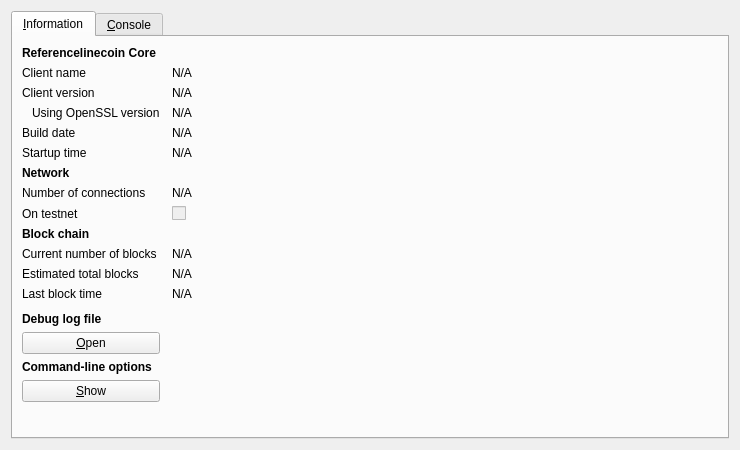
<?xml version="1.0" encoding="UTF-8"?>
<ui version="4.0">
 <class>RPCConsole</class>
 <widget class="QDialog" name="RPCConsole">
  <property name="geometry">
   <rect>
    <x>0</x>
    <y>0</y>
    <width>740</width>
    <height>450</height>
   </rect>
  </property>
  <property name="windowTitle">
   <string>Referencelinecoin - Debug window</string>
  </property>
  <layout class="QVBoxLayout" name="verticalLayout_2">
   <item>
    <widget class="QTabWidget" name="tabWidget">
     <property name="currentIndex">
      <number>0</number>
     </property>
     <widget class="QWidget" name="tab_info">
      <attribute name="title">
       <string>&amp;Information</string>
      </attribute>
      <layout class="QGridLayout" name="gridLayout" columnstretch="0,1">
       <property name="horizontalSpacing">
        <number>12</number>
       </property>
       <item row="0" column="0">
        <widget class="QLabel" name="label_9">
         <property name="font">
          <font>
           <weight>75</weight>
           <bold>true</bold>
          </font>
         </property>
         <property name="text">
          <string>Referencelinecoin Core</string>
         </property>
        </widget>
       </item>
       <item row="1" column="0">
        <widget class="QLabel" name="label_5">
         <property name="text">
          <string>Client name</string>
         </property>
        </widget>
       </item>
       <item row="1" column="1">
        <widget class="QLabel" name="clientName">
         <property name="cursor">
          <cursorShape>IBeamCursor</cursorShape>
         </property>
         <property name="text">
          <string>N/A</string>
         </property>
         <property name="textFormat">
          <enum>Qt::PlainText</enum>
         </property>
         <property name="textInteractionFlags">
          <set>Qt::LinksAccessibleByMouse|Qt::TextSelectableByKeyboard|Qt::TextSelectableByMouse</set>
         </property>
        </widget>
       </item>
       <item row="2" column="0">
        <widget class="QLabel" name="label_6">
         <property name="text">
          <string>Client version</string>
         </property>
        </widget>
       </item>
       <item row="2" column="1">
        <widget class="QLabel" name="clientVersion">
         <property name="cursor">
          <cursorShape>IBeamCursor</cursorShape>
         </property>
         <property name="text">
          <string>N/A</string>
         </property>
         <property name="textFormat">
          <enum>Qt::PlainText</enum>
         </property>
         <property name="textInteractionFlags">
          <set>Qt::LinksAccessibleByMouse|Qt::TextSelectableByKeyboard|Qt::TextSelectableByMouse</set>
         </property>
        </widget>
       </item>
       <item row="3" column="0">
        <widget class="QLabel" name="label_14">
         <property name="text">
          <string>Using OpenSSL version</string>
         </property>
         <property name="indent">
          <number>10</number>
         </property>
        </widget>
       </item>
       <item row="3" column="1">
        <widget class="QLabel" name="openSSLVersion">
         <property name="cursor">
          <cursorShape>IBeamCursor</cursorShape>
         </property>
         <property name="text">
          <string>N/A</string>
         </property>
         <property name="textFormat">
          <enum>Qt::PlainText</enum>
         </property>
         <property name="textInteractionFlags">
          <set>Qt::LinksAccessibleByMouse|Qt::TextSelectableByKeyboard|Qt::TextSelectableByMouse</set>
         </property>
        </widget>
       </item>
       <item row="4" column="0">
        <widget class="QLabel" name="label_12">
         <property name="text">
          <string>Build date</string>
         </property>
        </widget>
       </item>
       <item row="4" column="1">
        <widget class="QLabel" name="buildDate">
         <property name="cursor">
          <cursorShape>IBeamCursor</cursorShape>
         </property>
         <property name="text">
          <string>N/A</string>
         </property>
         <property name="textFormat">
          <enum>Qt::PlainText</enum>
         </property>
         <property name="textInteractionFlags">
          <set>Qt::LinksAccessibleByMouse|Qt::TextSelectableByKeyboard|Qt::TextSelectableByMouse</set>
         </property>
        </widget>
       </item>
       <item row="5" column="0">
        <widget class="QLabel" name="label_13">
         <property name="text">
          <string>Startup time</string>
         </property>
        </widget>
       </item>
       <item row="5" column="1">
        <widget class="QLabel" name="startupTime">
         <property name="cursor">
          <cursorShape>IBeamCursor</cursorShape>
         </property>
         <property name="text">
          <string>N/A</string>
         </property>
         <property name="textFormat">
          <enum>Qt::PlainText</enum>
         </property>
         <property name="textInteractionFlags">
          <set>Qt::LinksAccessibleByMouse|Qt::TextSelectableByKeyboard|Qt::TextSelectableByMouse</set>
         </property>
        </widget>
       </item>
       <item row="6" column="0">
        <widget class="QLabel" name="label_11">
         <property name="font">
          <font>
           <weight>75</weight>
           <bold>true</bold>
          </font>
         </property>
         <property name="text">
          <string>Network</string>
         </property>
        </widget>
       </item>
       <item row="7" column="0">
        <widget class="QLabel" name="label_7">
         <property name="text">
          <string>Number of connections</string>
         </property>
        </widget>
       </item>
       <item row="7" column="1">
        <widget class="QLabel" name="numberOfConnections">
         <property name="cursor">
          <cursorShape>IBeamCursor</cursorShape>
         </property>
         <property name="text">
          <string>N/A</string>
         </property>
         <property name="textFormat">
          <enum>Qt::PlainText</enum>
         </property>
         <property name="textInteractionFlags">
          <set>Qt::LinksAccessibleByMouse|Qt::TextSelectableByKeyboard|Qt::TextSelectableByMouse</set>
         </property>
        </widget>
       </item>
       <item row="8" column="0">
        <widget class="QLabel" name="label_8">
         <property name="text">
          <string>On testnet</string>
         </property>
        </widget>
       </item>
       <item row="8" column="1">
        <widget class="QCheckBox" name="isTestNet">
         <property name="enabled">
          <bool>false</bool>
         </property>
         <property name="text">
          <string/>
         </property>
        </widget>
       </item>
       <item row="9" column="0">
        <widget class="QLabel" name="label_10">
         <property name="font">
          <font>
           <weight>75</weight>
           <bold>true</bold>
          </font>
         </property>
         <property name="text">
          <string>Block chain</string>
         </property>
        </widget>
       </item>
       <item row="10" column="0">
        <widget class="QLabel" name="label_3">
         <property name="text">
          <string>Current number of blocks</string>
         </property>
        </widget>
       </item>
       <item row="10" column="1">
        <widget class="QLabel" name="numberOfBlocks">
         <property name="cursor">
          <cursorShape>IBeamCursor</cursorShape>
         </property>
         <property name="text">
          <string>N/A</string>
         </property>
         <property name="textFormat">
          <enum>Qt::PlainText</enum>
         </property>
         <property name="textInteractionFlags">
          <set>Qt::LinksAccessibleByMouse|Qt::TextSelectableByKeyboard|Qt::TextSelectableByMouse</set>
         </property>
        </widget>
       </item>
       <item row="11" column="0">
        <widget class="QLabel" name="label_4">
         <property name="text">
          <string>Estimated total blocks</string>
         </property>
        </widget>
       </item>
       <item row="11" column="1">
        <widget class="QLabel" name="totalBlocks">
         <property name="cursor">
          <cursorShape>IBeamCursor</cursorShape>
         </property>
         <property name="text">
          <string>N/A</string>
         </property>
         <property name="textFormat">
          <enum>Qt::PlainText</enum>
         </property>
         <property name="textInteractionFlags">
          <set>Qt::LinksAccessibleByMouse|Qt::TextSelectableByKeyboard|Qt::TextSelectableByMouse</set>
         </property>
        </widget>
       </item>
       <item row="12" column="0">
        <widget class="QLabel" name="label_2">
         <property name="text">
          <string>Last block time</string>
         </property>
        </widget>
       </item>
       <item row="12" column="1">
        <widget class="QLabel" name="lastBlockTime">
         <property name="cursor">
          <cursorShape>IBeamCursor</cursorShape>
         </property>
         <property name="text">
          <string>N/A</string>
         </property>
         <property name="textFormat">
          <enum>Qt::PlainText</enum>
         </property>
         <property name="textInteractionFlags">
          <set>Qt::LinksAccessibleByMouse|Qt::TextSelectableByKeyboard|Qt::TextSelectableByMouse</set>
         </property>
        </widget>
       </item>
       <item row="13" column="0">
        <spacer name="verticalSpacer_2">
         <property name="orientation">
          <enum>Qt::Vertical</enum>
         </property>
         <property name="sizeHint" stdset="0">
          <size>
           <width>20</width>
           <height>20</height>
          </size>
         </property>
        </spacer>
       </item>
       <item row="14" column="0">
        <widget class="QLabel" name="labelDebugLogfile">
         <property name="font">
          <font>
           <weight>75</weight>
           <bold>true</bold>
          </font>
         </property>
         <property name="text">
          <string>Debug log file</string>
         </property>
        </widget>
       </item>
       <item row="15" column="0">
        <widget class="QPushButton" name="openDebugLogfileButton">
         <property name="toolTip">
          <string>Open the Referencelinecoin debug log file from the current data directory. This can take a few seconds for large log files.</string>
         </property>
         <property name="text">
          <string>&amp;Open</string>
         </property>
         <property name="autoDefault">
          <bool>false</bool>
         </property>
        </widget>
       </item>
       <item row="16" column="0">
        <widget class="QLabel" name="labelCLOptions">
         <property name="font">
          <font>
           <weight>75</weight>
           <bold>true</bold>
          </font>
         </property>
         <property name="text">
          <string>Command-line options</string>
         </property>
        </widget>
       </item>
       <item row="17" column="0">
        <widget class="QPushButton" name="showCLOptionsButton">
         <property name="toolTip">
          <string>Show the Referencelinecoin-Qt help message to get a list with possible Referencelinecoin command-line options.</string>
         </property>
         <property name="text">
          <string>&amp;Show</string>
         </property>
         <property name="autoDefault">
          <bool>false</bool>
         </property>
        </widget>
       </item>
       <item row="18" column="0">
        <spacer name="verticalSpacer">
         <property name="orientation">
          <enum>Qt::Vertical</enum>
         </property>
         <property name="sizeHint" stdset="0">
          <size>
           <width>20</width>
           <height>40</height>
          </size>
         </property>
        </spacer>
       </item>
      </layout>
     </widget>
     <widget class="QWidget" name="tab_console">
      <attribute name="title">
       <string>&amp;Console</string>
      </attribute>
      <layout class="QVBoxLayout" name="verticalLayout_3">
       <property name="spacing">
        <number>3</number>
       </property>
       <item>
        <widget class="QTextEdit" name="messagesWidget">
         <property name="minimumSize">
          <size>
           <width>0</width>
           <height>100</height>
          </size>
         </property>
         <property name="readOnly">
          <bool>true</bool>
         </property>
         <property name="tabKeyNavigation" stdset="0">
          <bool>false</bool>
         </property>
         <property name="columnCount" stdset="0">
          <number>2</number>
         </property>
        </widget>
       </item>
       <item>
        <layout class="QHBoxLayout" name="horizontalLayout">
         <property name="spacing">
          <number>3</number>
         </property>
         <item>
          <widget class="QLabel" name="label">
           <property name="text">
            <string notr="true">&gt;</string>
           </property>
          </widget>
         </item>
         <item>
          <widget class="QLineEdit" name="lineEdit"/>
         </item>
         <item>
          <widget class="QPushButton" name="clearButton">
           <property name="maximumSize">
            <size>
             <width>24</width>
             <height>24</height>
            </size>
           </property>
           <property name="toolTip">
            <string>Clear console</string>
           </property>
           <property name="text">
            <string/>
           </property>
           <property name="icon">
            <iconset resource="../bitcoin.qrc">
             <normaloff>:/icons/remove</normaloff>:/icons/remove</iconset>
           </property>
           <property name="shortcut">
            <string notr="true">Ctrl+L</string>
           </property>
           <property name="autoDefault">
            <bool>false</bool>
           </property>
          </widget>
         </item>
        </layout>
       </item>
      </layout>
     </widget>
    </widget>
   </item>
  </layout>
 </widget>
 <resources>
  <include location="../bitcoin.qrc"/>
 </resources>
 <connections/>
</ui>
